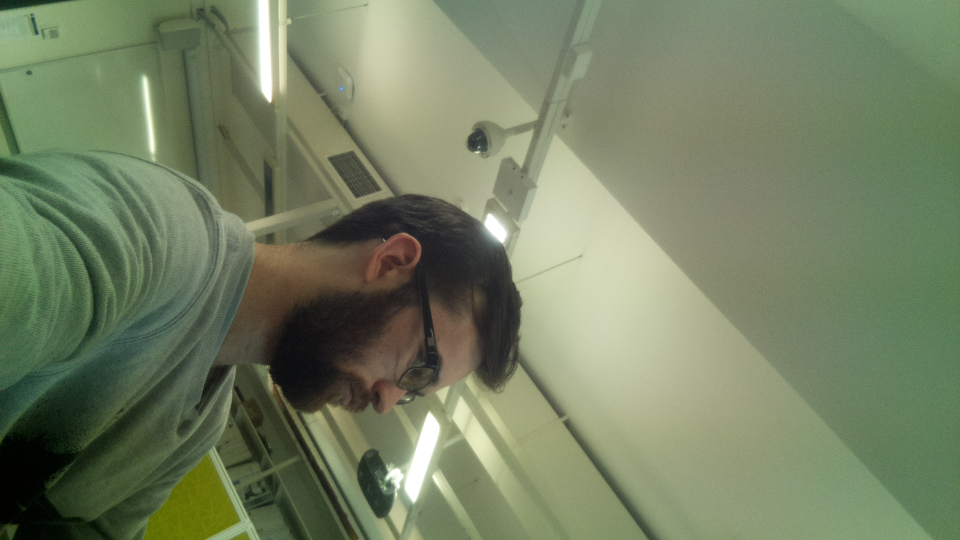
#> input picture target_acquisition/camera_test.jpg, 1920 x 1080 px (shown at 1/2 size)
$ python template_test.py --image ../camera_test.jpg --templates ../camera_test.jpg   (Python 2 division)
#> lines starting #> are read from the running program, lines starting #| are printed output that depends on the picture
# Python libs
import argparse
import imutils
import sys
import time

# Raspberry Pi Camera
# from picamera import PiCamera
# from picamera.array import PiRGBArray

# OpenCV
import cv2

from matplotlib import pyplot as plt


def main(args):
    """Main."""
    start_time = time.time()

    # Do this to initialise the camera.
    # camera = PiCamera()
    # rawCapture = PiRGBArray(camera)
    # time.sleep(0.1)

    print '{:.0f}ms: Reading templates...'.format((time.time() - start_time) * 1000)
    templates = {}
    for template_name in args.templates:
        template = cv2.imread(template_name)
#> template is the input picture: shape (1080, 1920, 3); mean B, G, R 98.4, 127.5, 115.7
        template = imutils.resize(template, width=args.template_width)
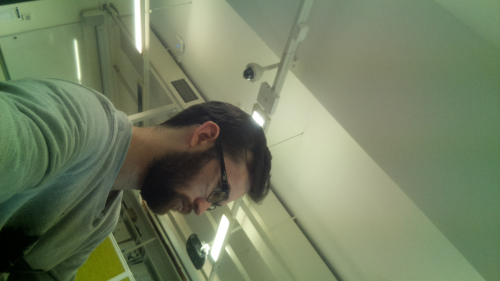
#> template: shape (281, 500, 3); mean B, G, R 98.4, 127.5, 115.7
        templates[template_name] = template

    print '{:.0f}ms: Reading image...'.format((time.time() - start_time) * 1000)
    if args.image:
        image = cv2.imread(args.image)
        image = imutils.resize(image, width=args.image_width)
    else:
        sys.exit()
        # camera.capture(rawCapture, format="bgr")
        # image = rawCapture.array

    # image = cv2.cvtColor(image, cv2.COLOR_BGR2GRAY)

    results = {}
    for template_name, template in templates.iteritems():
        print '{:.0f}ms: Running algorithm for template {}'.format((time.time() - start_time) * 1000, template_name)
        results[template_name] = cv2.matchTemplate(image, template, cv2.TM_CCOEFF)
#> this loop made 1 pass
#> template_name on pass 1: '../camera_test.jpg'
#> after the loop, results = {'../camera_test.jpg': [770420736]}

    print '{:.0f}ms: Highlighting targets in image.'.format((time.time() - start_time) * 1000)
    for template_name, result in results.iteritems():
        _, _, _, top_left = cv2.minMaxLoc(result)
        bottom_right = (top_left[0] + args.template_width, top_left[1] + args.template_width)

        image_highlighted = cv2.rectangle(image, top_left, bottom_right, (255, 0, 0), 2)
        plt.imshow(result, cmap='gray')
        plt.show()
#> this loop made 1 pass
#> (template_name, result, top_left, bottom_right) on pass 1: ('../camera_test.jpg', [770420736], (0, 0), (500, 500))
#> pass 1, in main, `plt.show()`:
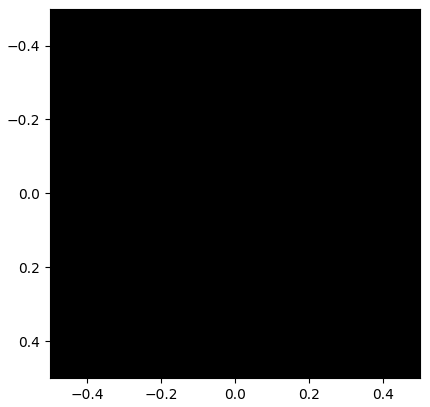
#> figure drawn by matplotlib, 1 panel

    # print '{:.0f}ms: Writing highlighted image.'.format((time.time() - start_time) * 1000)
    # cv2.imwrite('image_highlighted.jpg', image_highlighted)

    cv2.imshow('image_highlighted', image_highlighted)
    cv2.waitKey(0)
    cv2.destroyAllWindows()

    print '{:.0f}ms: Finished'.format((time.time() - start_time) * 1000)


if __name__ == '__main__':
    parser = argparse.ArgumentParser()

    parser.add_argument('-i', '--image')
    parser.add_argument('-iwidth', '--image-width', type=int, default=500)
    parser.add_argument('-t', '--templates', nargs='*', required=True)
    parser.add_argument('-twidth', '--template-width', type=int, default=500)

    args = parser.parse_args(sys.argv[1:])
    main(args)
